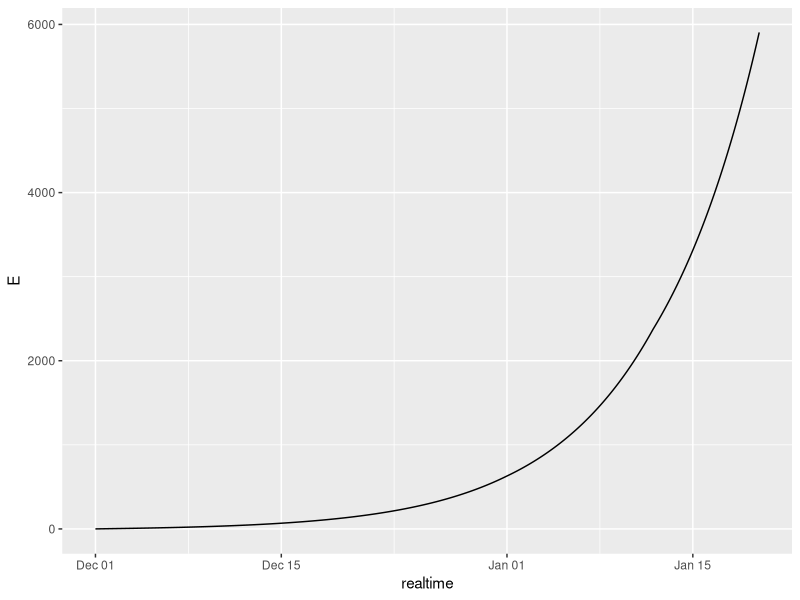
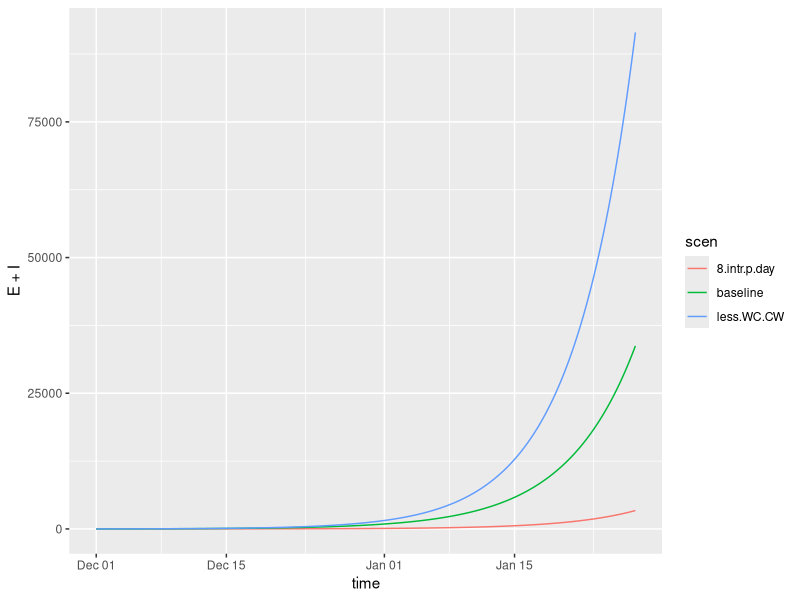
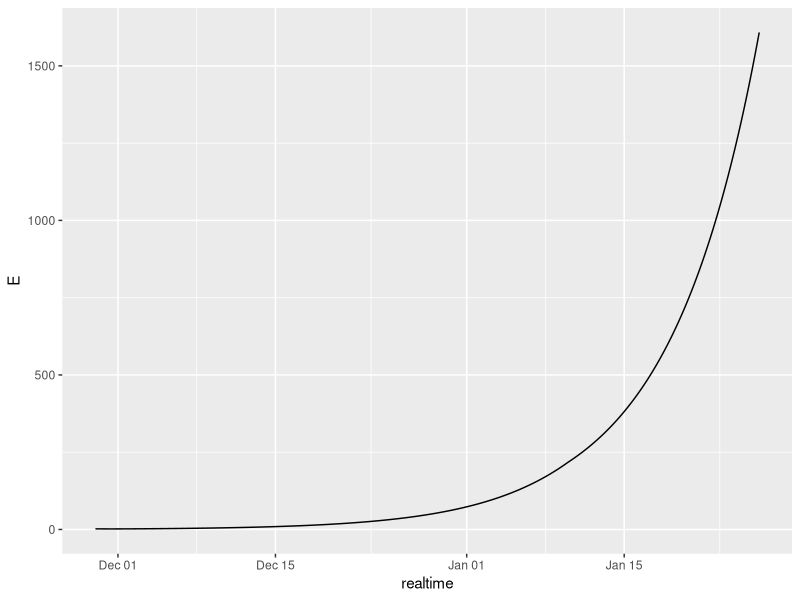
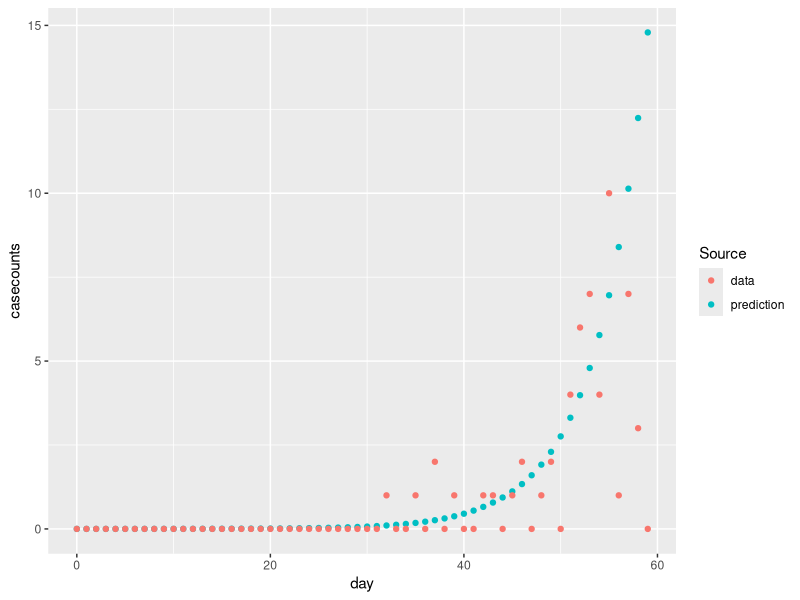
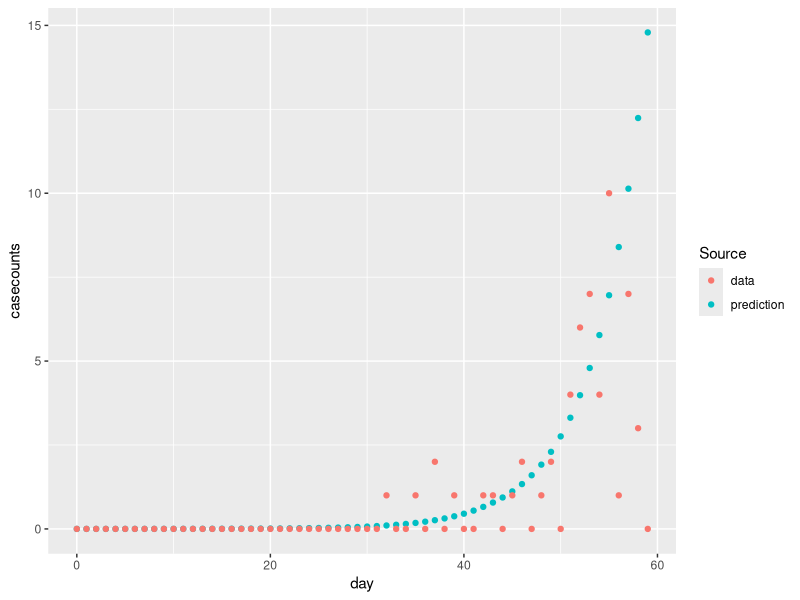

Recreate these plots in R, in order.
## ---- chunk 1
knitr::opts_chunk$set(echo = TRUE)
library(deSolve)
library(ggplot2)
library(tidyr)
## ---- chunk 2
wudata=read.csv("wu_lancet_supplement-Table1.csv",stringsAsFactors = F,na.strings = "-")
head(wudata)
## ---- chunk 3
wudata$Date.of.symptom.onset=as.Date(wudata$Date.of.symptom.onset, format = "%m/%d/%Y")
wudata$Date..of.confirmation = as.Date(wudata$Date..of.confirmation, format = "%m/%d/%Y") 
colnames(wudata)=c("country.region","City","Sex","Age","Date.symptom.onset","Date.confirmation", "time.sympt.to.confn")
wudata$symp.onset.since.dec01 = as.numeric(wudata$Date.symptom.onset-as.Date("01-12-2019",format="%d-%m-%Y"))
wudata$confn.since.dec01=as.numeric(wudata$Date.confirmation-as.Date("01-12-2019",format="%d-%m-%Y"))
## ---- chunk 4
wufinal = data.frame(day=0:57,  xd = vapply(0:57, 
  function(x) sum(wudata$symp.onset.since.dec01==x,na.rm = TRUE),
 FUN.VALUE = 1)) 
## ---- chunk 5
wumodel <- function(t,state,pars,zinput, chuinput) {
  with(c(as.list(state),pars), {     # make it so we can use variable and par names
    zt = zinput(t) 
    LcwT= Lcw + chuinput(t)*(LcwCH-Lcw)
    LwcT= Lwc + chuinput(t)*(LwcCH-Lwc)
#    LcwT = LcwT*travelban(t) # 1 or 0 # we should add the travelban, control measures 
#    LwcT = LwcT*travelban(t) # 1 or 0 # as anotther time-dep function
    dSdt = -(S/N)*((R0/DI)*I+ zt) + Liw + LcwT - (1/N)*(Lwi+LwcT)*S
    dEdt = (S/N)*((R0/DI)*I+ zt) -E/DL - (1/N)*(Lwi+LwcT)*E
    dIdt = E/DL - I/DI - (1/N)*(Lwi+LwcT)*I
    list(c(dSdt, dEdt, dIdt))
  })
}
## ---- chunk 6
state=c(S=19e6,E=0, I=0)
times = seq(0,50, by=0.1) 

pars=list(N=19000000, DL = 6,R0=2.6, DI = 8.4 - 6, Lwi=3633, Liw=3546,
       Lwc=502013, Lcw=487310, LwcCH=717226, LcwCH=810500,z=86/31)

myzinput=function(t) {ifelse(t<31,pars$z, 0) } # pass this through as zinput 
mychuinput = function(t) {ifelse(t<42,0, 1)} # festival starts jan 10, not modelling end
## ---- chunk 7
out = as.data.frame(ode(y= state, times=times,  func=wumodel, parms=pars,
          zinput=myzinput, chuinput=mychuinput))

out$realtime=out$time+as.Date("01-12-2019", format="%d-%m-%Y")

ggplot(data=out, aes(x=realtime,y=E))+geom_line() #
## ---- chunk 8
mychuinput = function(t) {ifelse((t<42 & t > 55),0, 1)} # length of festival ~13 d
mytravelban=function(t) {ifelse( t > 30, 1,0)} # NOT implemented but we should 
times = seq(0,58, by=0.1) # run for 58 days. This model invalid later as no travel ban etc

scens=c("baseline","8.intr.p.day","less.WC.CW")
parlist=list()
parlist[[1]]=list(N=19000000, DL = 6,R0=2.6, DI = 8.4 - 6, Lwi=3633, Liw=3546,
               Lwc=502013, Lcw=487310, LwcCH=717226, LcwCH=810500,z=86/31) # baseline
parlist[[2]]=list(N=19000000, DL = 6,R0=2.6, DI = 8.4 - 6, Lwi=3633, Liw=3546,
               Lwc=502013, Lcw=487310, LwcCH=717226, LcwCH=810500,z=8.6/31) # fewer intros
parlist[[3]]=list(N=19000000, DL = 6,R0=2.6, DI = 8.4 - 6, Lwi=3633, Liw=3546,
               Lwc=50201.3, Lcw=48731.0, LwcCH=71722.6, LcwCH=81050.0,z=86/31) # same intro,  less travel
rm(out)
out=list()
for (k in 1:3) {
  pars=parlist[[k]]
  out[[k]] = as.data.frame(ode(y= state, times=times,  func=wumodel, parms=pars,
                          zinput=myzinput, chuinput=mychuinput))
  out[[k]]$scen=scens[k]
}
pars=pars=c(N=19000000, DL = 6,R0=2.6, DI = 8.4 - 6, Lwi=3633, Liw=3546,
            Lwc=502013, Lcw=487310, LwcCH=717226, LcwCH=810500,z=86/31)
outall=rbind(out[[1]],out[[2]],out[[3]])
outall$time=outall$time+as.Date("01-12-2019", format="%d-%m-%Y")
ggplot(data=outall, aes(x=time,y=E+I,color=scen))+geom_line() #

## ---- chunk 9
cpars=list(N=19000000, DL = 6,R0=2.6, DI = 8.4 - 6, Lwi=3633, Liw=3546,
       Lwc=502013, Lcw=487310, LwcCH=717226, LcwCH=810500,startTime=as.Date("2019-11-29"),
       endTime=as.Date("2020-01-27"))

state=c(S=19e6,E=2, I=0)
times = seq(0, as.numeric(cpars$endTime-cpars$startTime) , by=0.1) 

mychuinput = function(t) {ifelse(t< as.numeric( as.Date("2020-01-10")-cpars$startTime),0, 1)}  

ccwumodel <- function(t,state,cpars, chuinput) {
  with(c(as.list(state),cpars), {     # make it so we can use variable and par names

    LcwT= Lcw + chuinput(t)*(LcwCH-Lcw)
    LwcT= Lwc + chuinput(t)*(LwcCH-Lwc)
#     LcwT = LcwT*travelban(t) # 1 or 0 placeholder for putting travel ban in place
#     LwcT = LwcT*travelban(t) # 1 or 0
    dSdt = -(S/N)*((R0/DI)*I) + Liw + LcwT - (1/N)*(Lwi+LwcT)*S
    dEdt = (S/N)*((R0/DI)*I) -E/DL - (1/N)*(Lwi+LwcT)*E
    dIdt = E/DL - I/DI - (1/N)*(Lwi+LwcT)*I
    list(c(dSdt, dEdt, dIdt))
  })
}
## ---- chunk 10
toffset=as.numeric(as.Date("2019-12-01")-cpars$startTime)
ccwufinal = data.frame(day=c(0:(toffset-1), 0:57 + toffset),
                       xd=c(rep(0,toffset), wufinal$xd)  ) # time is offset due to not starting on dec25 
## ---- chunk 11
out = as.data.frame(ode(y= state, times=times,  func=ccwumodel, parms=cpars,
                       chuinput=mychuinput))
out$realtime=out$time+cpars$startTime
ggplot(data=out, aes(x=realtime,y=E))+geom_line() #
## ---- chunk 12
wuloglike = function( out,pars,wufinal) {
  # get lambda_d from 'out' which is the model output 
  ld=vapply(wufinal$day, function(x) getlambd(out,pars,x), FUN.VALUE = 1)
  return( sum((-ld) + wufinal$xd*(log(ld)) - log( factorial(wufinal$xd))))
  } 

# this function computes lambda_d in Wu et al, for the days specified in our wufinal (or ccwufinal - offset for our alternative starting time)
modelpreds = function(out, pars, wufinal) {
 ld= vapply(wufinal$day, function(x) getlambd(out,pars,x), FUN.VALUE = 1)
 return(data.frame(day=wufinal$day, prediction=ld,data=wufinal$xd))
}

getlambd = function(out,pars,day) {
  try(if(var(diff(out$time)) >0.005) {  stop("approx integral assumes equal time steps")} )
 try(if( max(out$time) < day) {stop("model simulation is not long enough for the data") })
   if (day==min(out$time)) {ii =  which(out$time >= day & out$time < day+1)
   } else {   ii = which(out$time > day-1 & out$time <= day) }

  dx=out$time[ii[2]]-out$time[ii[1]]
ft=with(pars , {(Lwi/N)*(out$E[ii] + out$I[ii])})
return( 0.5*(dx)*(ft[1]+2*sum(ft[2:(length(ft)-1)])+ft[length(ft)]))
}

# returns NEG of log likelihood
negloglike = function(R0, pars, wufinal, state,times) {
  pars$R0 = R0
  out = as.data.frame(ode(y= state, times=times,  func=wumodel, parms=pars,
                          zinput=myzinput, chuinput=mychuinput))
  return(-wuloglike(out,pars,wufinal)) 
  # NOTE optim will minimize by default, min ( -loglike) = max (log like)
}

ccnegloglike = function(R0, cpars, ccwufinal, state,times) {
  cpars$R0 = R0
  out = as.data.frame(ode(y= state, times=times,  func=ccwumodel, parms=cpars,
                        chuinput=mychuinput))
  return(-wuloglike(out,pars =cpars,ccwufinal)) 
  # NOTE optim will minimize by default, min ( -loglike) = max (log like)
}

## ---- chunk 13
cpars=list(N=19000000, DL = 6,R0=3.5, DI = 8.4 - 6, Lwi=3633, Liw=3546,
       Lwc=502013, Lcw=487310, LwcCH=717226, LcwCH=810500,startTime=as.Date("2019-11-29"),
       endTime=as.Date("2020-01-27"))
out = as.data.frame(ode(y= state, times=times,  func=ccwumodel, parms=cpars,
                       chuinput=mychuinput))

mp = modelpreds(out,cpars,ccwufinal) %>% gather(Source, casecounts, prediction:data)

ggplot(data=mp, aes(x=day,y=casecounts,color=Source))+geom_point() #
## ---- chunk 14
myfit=optim(2.5, function(R0) ccnegloglike(R0, cpars, ccwufinal,state,times))
## ---- chunk 15
cpars=list(N=19000000, DL = 6,R0=3.5, DI = 8.4 - 6, Lwi=3633, Liw=3546,
       Lwc=502013, Lcw=487310, LwcCH=717226, LcwCH=810500,startTime=as.Date("2019-11-29"),
       endTime=as.Date("2020-01-27"))
out = as.data.frame(ode(y= state, times=times,  func=ccwumodel, parms=cpars,
                       chuinput=mychuinput))

mp = modelpreds(out,cpars,ccwufinal) %>% gather(Source, casecounts, prediction:data)

ggplot(data=mp, aes(x=day,y=casecounts,color=Source))+geom_point() #
